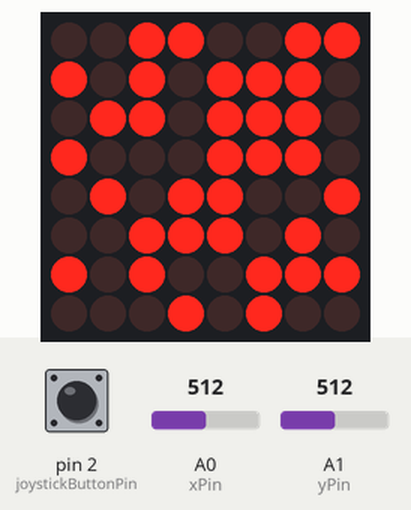
Simulated run of this sketch. Board: Arduino Uno, built with avr-gcc and run on an emulated ATmega328P. Parts: 8×8 LED matrix. Inputs (shaded band) come from the test bench; at power-on: A1 (yPin) = 512, pin 2 (joystickButtonPin) HIGH, A0 (xPin) = 512. Random numbers use the default seed unless the sketch sets one.

Above: at 1.2 s.
1.3 s: A1 (yPin) set to 593
At 1.5 s:
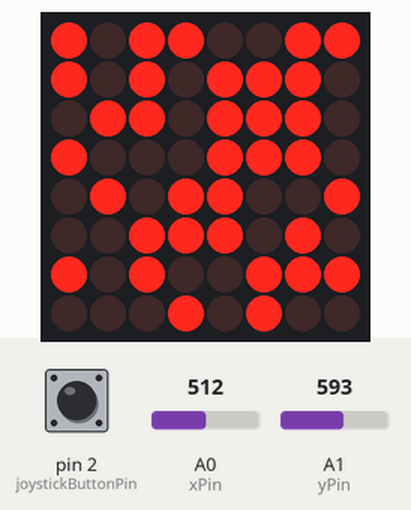
2.8 s: A1 (yPin) set to 611
At 3.36 s:
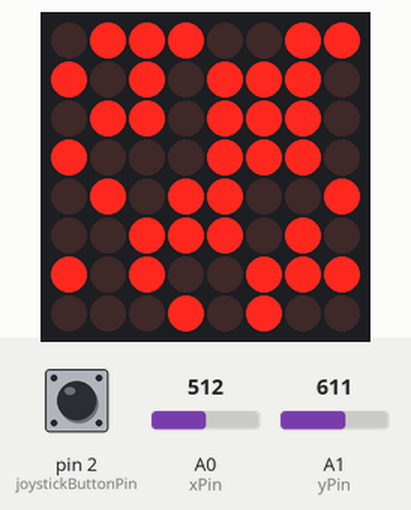
5.6 s: pin 2 (joystickButtonPin) pulled LOW for 0.15 s
6.3 s: A0 (xPin) set to 208
8.7 s: A0 (xPin) set to 185
At 9.24 s:
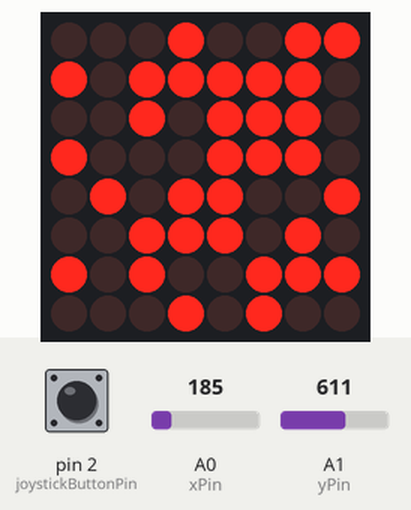
11.5 s: pin 2 (joystickButtonPin) pulled LOW for 1 s
At 12.84 s:
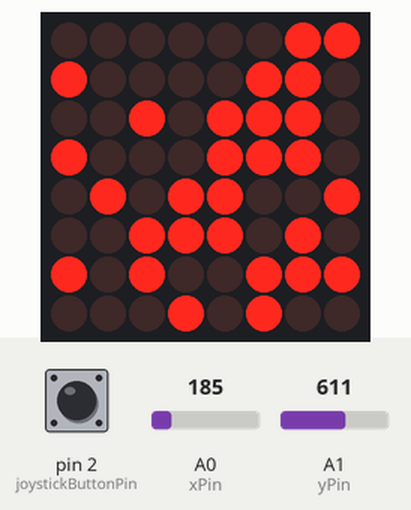
Timing chart, 0 to 14.1 s (numbered marks = the images above; inputs shaded):
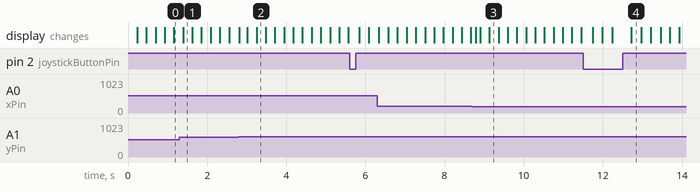

The sketch:

matrix_game.ino
```cpp
#include "LedControl.h" // Include LedControl library for controlling the LED matrix

const int dinPin = 12;
const int clockPin = 11;
const int loadPin = 10;

const int joystickButtonPin = 2;
const int xPin = A0;
const int yPin = A1;

// Create an LedControl object to manage the LED matrix
LedControl lc = LedControl(dinPin, clockPin, loadPin, 1); // DIN, CLK, LOAD, No. DRIVER

// Variable to set the brightness level of the matrix
byte matrixBrightness = 2;

// Variables to track the current and previous positions of the joystick-controlled LED
byte xPos = 0;
byte yPos = 0;
byte xLastPos = 0;
byte yLastPos = 0;

// Thresholds for detecting joystick movement
const int minThreshold = 200;
const int maxThreshold = 600;

const byte moveInterval = 200; // Timing variable to control the speed of LED movement
unsigned long long lastMoved = 0; // Tracks the last time the LED moved
const byte blinkInterval = 1000; // Blinking interval
unsigned long lastBlink = 0; // Tracks the last time the LED blinked

const byte matrixSize = 8 ;// Size of the LED matrix
bool matrixChanged = true; // Flag to track if the matrix display needs updating

const byte wallPercentage = 50; // Percentage of the map covered by walls
const byte bombBlinkInterval = 500; // Blinking interval for the bomb

const int debounceDelay = 50; // Adjust this value as needed
unsigned long lastButtonPress = 0;


// 2D array representing the state of each LED (on/off) in the matrix
byte matrix[matrixSize][matrixSize] = {
{0, 0, 0, 0, 0, 0, 0, 0},
{0, 0, 0, 0, 0, 0, 0, 0},
{0, 0, 0, 0, 0, 0, 0, 0},
{0, 0, 0, 0, 0, 0, 0, 0},
{0, 0, 0, 0, 0, 0, 0, 0},
{0, 0, 0, 0, 0, 0, 0, 0},
{0, 0, 0, 0, 0, 0, 0, 0},
{0, 0, 0, 0, 0, 0, 0, 0}
};


void setup() {
  Serial.begin(9600);
  // the zero refers to the MAX7219 number, it is zero for 1 chip
  lc.shutdown(0, false); // turn off power saving, enables display
  lc.setIntensity(0, matrixBrightness); // sets brightness (0~15 possible values)
  lc.clearDisplay(0); // Clear the matrix display

  pinMode(joystickButtonPin, INPUT_PULLUP); // activate pull-up resistor on the

  initializeWalls(); // Initialize walls on the map
  matrix[xPos][yPos] = 1; // Initialize the starting position of the LED
}


void loop() {
  // Check if it's time to move the LED
  if (millis() - lastMoved > moveInterval) {
    updatePositions(); // Update the position of the LED based on joystick input
    lastMoved = millis(); // Update the time of the last move
  }

  if (millis() - lastBlink >= blinkInterval) {
    lastBlink = millis();
    matrix[xPos][yPos] = !matrix[xPos][yPos]; // Toggle the LED state
    matrixChanged = true; // Set the flag to update the matrix
  }

  if (digitalRead(joystickButtonPin) == LOW && millis() - lastButtonPress > debounceDelay) {
    lastButtonPress = millis();
    placeBomb(); // Place a bomb and destroy nearby walls
  }

  // Check if the matrix display needs updating
  if (matrixChanged == true) {
    updateMatrix(); // Update the LED matrix display
    matrixChanged = false; // Reset the update flag
  }
}

void updateMatrix() {
  for (int row = 0; row < matrixSize; row++) {
    for (int col = 0; col < matrixSize; col++) {
      lc.setLed(0, row, col, matrix[row][col]); // set each led individually
    }
  }
}

// Function to read joystick input and update the position of the LED
void updatePositions() {
  int xValue = analogRead(xPin);
  int yValue = analogRead(yPin);

  // Store the next positions of the LED
  int nextXPos = xPos;
  int nextYPos = yPos;

  // Update nextXPos based on joystick movement (X-axis)
  if (xValue < minThreshold) {
    nextXPos = (xPos < matrixSize - 1) ? (xPos + 1) : xPos;
  }

  if (xValue > maxThreshold) {
    nextXPos = (xPos > 0) ? (xPos - 1) : xPos;
  }

  // Update nextYPos based on joystick movement (Y-axis)
  if (yValue > maxThreshold) {
    nextYPos = (yPos < matrixSize - 1) ? (yPos + 1) : yPos;
  }

  if (yValue < minThreshold) {
    nextYPos = (yPos > 0) ? (yPos - 1) : yPos;
  }

  // Check if the next position is not a wall
  if (matrix[nextXPos][nextYPos] != 1) {
    // Update the matrix if the position has changed
    if (nextXPos != xPos || nextYPos != yPos) {
      matrixChanged = true;
      matrix[xPos][yPos] = 0; // Clear the current position
      matrix[nextXPos][nextYPos] = 1; // Set the LED at the new position
      xPos = nextXPos;
      yPos = nextYPos;
    }
  }
}

void initializeWalls() {
  // Use analogRead(0) as a seed for randomness
  randomSeed(analogRead(0));

  for (int row = 0; row < matrixSize; row++) {
    for (int col = 0; col < matrixSize; col++) {
      // Skip the player's initial position
      if (row == xPos && col == yPos) {
        matrix[row][col] = 0; // Leave the space empty for the player
      } else {
        // Generate random number to determine if a wall should be placed
        if (random(100) < wallPercentage) {
          matrix[row][col] = 1; // Place a wall
        } else {
          matrix[row][col] = 0; // Leave the space empty
        }
      }
    }
  }
}


void placeBomb() {
  // Set the bomb position and initialize the bomb timer
  int bombX = xPos;
  int bombY = yPos;
  unsigned long bombStartTime = millis();
  unsigned long lastBlinkTime = bombStartTime;

  // Blink the bomb for a certain duration
  while (millis() - bombStartTime < bombBlinkInterval * 4) {
    if (millis() - lastBlinkTime >= bombBlinkInterval) {
      lastBlinkTime = millis();
      matrix[bombX][bombY] = !matrix[bombX][bombY]; // Toggle the bomb LED state
      updateMatrix(); // Update the LED matrix display
    }
  }

  // Destroy nearby walls on the horizontal axis
  for (int i = -2; i <= 2; i++) {
    int destroyX = bombX + i;
    if (destroyX >= 0 && destroyX < matrixSize && matrix[destroyX][bombY] == 1) {
      matrix[destroyX][bombY] = 0; // Destroy the wall
    }
  }

  // Destroy nearby walls on the vertical axis
  for (int j = -1; j <= 1; j++) {
    int destroyY = bombY + j;
    if (destroyY >= 0 && destroyY < matrixSize && matrix[bombX][destroyY] == 1) {
      matrix[bombX][destroyY] = 0; // Destroy the wall
    }
  }
}
```

Measured:
- the behaviour switches between 600 and 601 on A1 (yPin) (found by bisection; images 1 and 2)
- the behaviour switches between 200 and 199 on A0 (xPin) (found by bisection; images 2 and 3)
